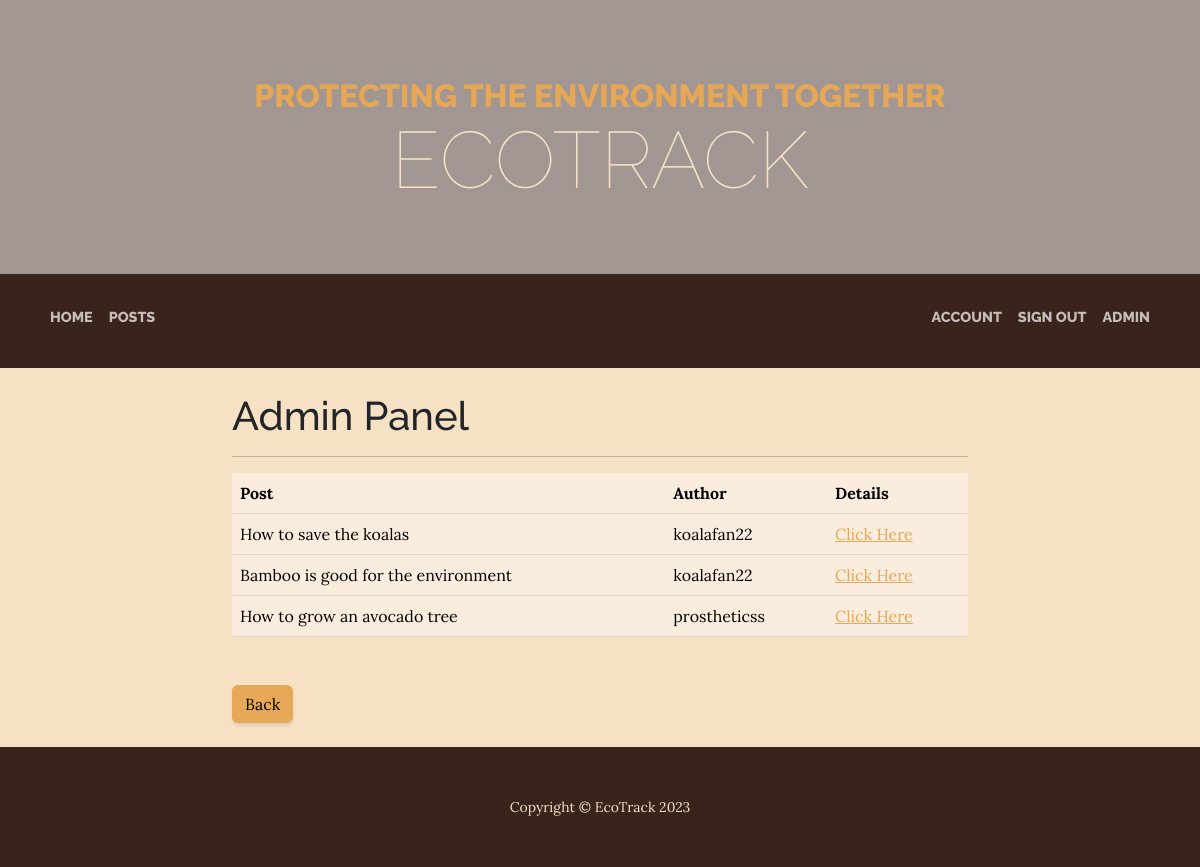
The app's page /admin/posts/index.php (signed in), older data.
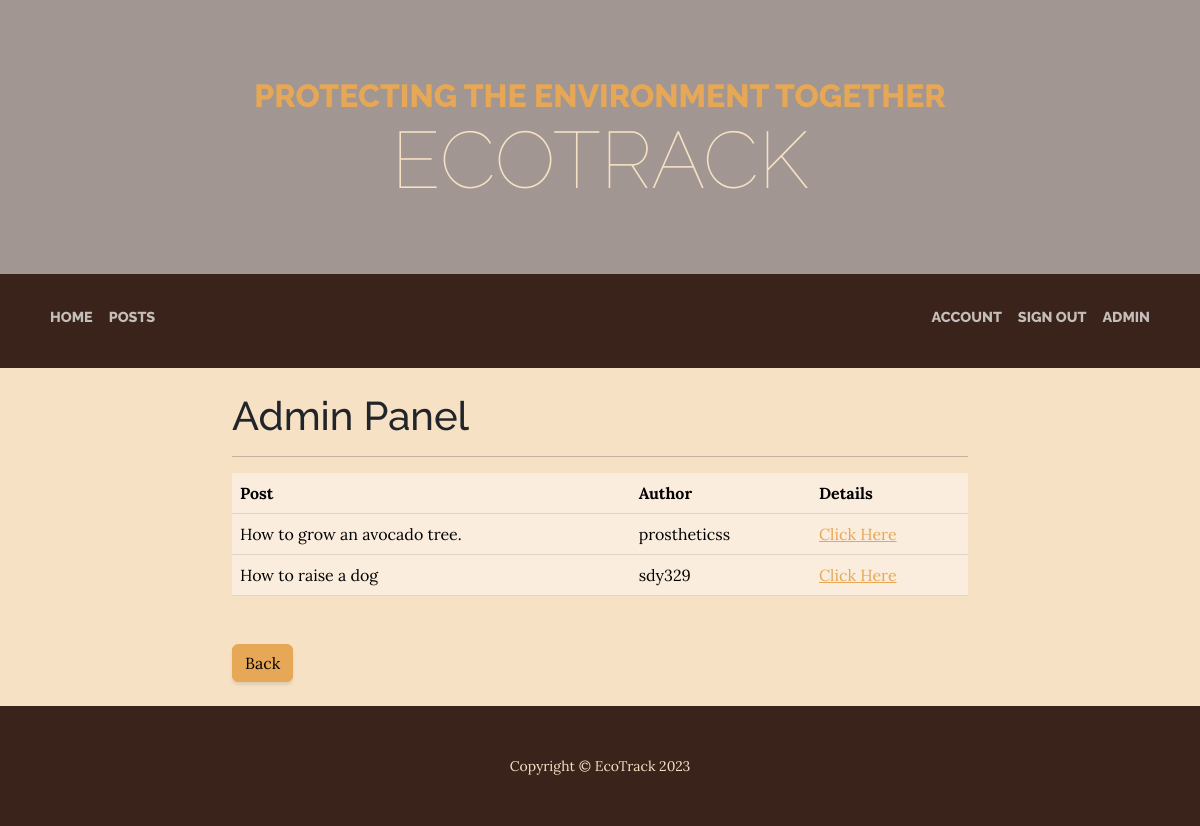
The same page, newer data.
### tables this page shows
CREATE TABLE `posts` (
  `ID` int(10) UNSIGNED NOT NULL,
  `userID` int(10) UNSIGNED DEFAULT NULL,
  `title` varchar(100) DEFAULT NULL,
  `content` longtext DEFAULT NULL,
  `postedDateTime` datetime DEFAULT NULL
);

CREATE TABLE `users` (
  `ID` int(10) UNSIGNED NOT NULL,
  `username` varchar(48) NOT NULL,
  `email` varchar(254) NOT NULL,
  `password` varchar(254) NOT NULL
);

### public/global.php (called while the page is built, shortened)
<?php
function query($query, $data){
    $stmt = __DB__->prepare($query);
    $stmt->execute($data);
    return $stmt;
}
function getPosts(){
    $posts = query('SELECT * FROM posts', [])->fetchAll();
    return $posts;
}
function getAuthor($id){
    $author = query('SELECT username FROM users WHERE ID = ?', [$id])->fetch()['username'];
    return $author;
}
function getPost($id){
    $post = query('SELECT * FROM posts WHERE ID = ?', [$id])->fetch();
    return $post;
}

### public/admin/posts/index.php (the view, shortened to what this page needs)
<?php
require_once('../../global.php');
$posts = getPosts();
?>
<!DOCTYPE html>
<html lang="en">
<head>
    <link href="../../css/styles.css" rel="stylesheet" />
</head>
<body>
    <header>
        <h1 class="site-heading text-center text-faded d-none d-lg-block">
            <span class="site-heading-upper text-primary mb-3">Protecting the environment together</span>
            <span class="site-heading-lower">EcoTrack</span>
        </h1>
    </header>
    <nav class="navbar navbar-expand-lg navbar-dark py-lg-4" id="mainNav">
        <div class="container">
            <div class="d-flex align-items-center">
                <ul class="navbar-nav">
                    <li class="nav-item mb-2"><a class="nav-link text-uppercase" href="../../index.php">Home</a></li>
                    <li class="nav-item mb-2"><a class="nav-link text-uppercase" href="../../posts.php">Posts</a></li>
                </ul>
            </div>
            <?php if(isset($_SESSION['id'])){
                echo '
                <div class="justify-content-end" id="navbarSupportedContent">
                <ul class="navbar-nav">
                    <li class="nav-item mb-2"><a class="nav-link text-uppercase" href="../../account/index.php?id='.$_SESSION['id'].'">Account</a></li>
                    <li class="nav-item mb-2"><a class="nav-link text-uppercase" href="../../signout.php">Sign Out</a></li>
                    ';
                if($_SESSION['admin'] == true) echo '<li class="nav-item mb-2"><a class="nav-link text-uppercase" href="../index.php">Admin</a></li>';
                echo '</ul>
                </div>';
            }
            ?>
        </div>
    </nav>
    <section class="bg-faded">
        <div class="container">
            <div class="row">
                <div class="col-lg-8 col-md-10 mx-auto">
                    <br/>
                    <h1>Admin Panel</h1>
                    <hr/>
                    <table class="mb-4 table table-primary">
                        <tr>
                            <th>Post</th>
                            <th>Author</th>
                            <th>Details</th>
                        </tr>
                        <?php foreach($posts as $post) {
                            $post = getPost($post['ID']);
                            $username = getAuthor($post['userID']);
                            echo '<tr>
                                <td>' . $post['title'] . '</td>
                                <td>' . $username . '</td>
                                <td><a href="detail.php?id='.$post['ID'].'">Click Here</a></td>
                            </tr>';
                        }?>
                    </table>
                    <br/>
                    <a href="../index.php"><button class="btn btn-primary">Back</button></a>
                    <br/><br/>
                </div>
            </div>
        </div>
    </section>
    <footer class="footer text-faded text-center py-5">
        <div class="container">
            <p class="m-0 small">Copyright &copy; EcoTrack 2023</p>
        </div>
    </footer>
</body>
</html>

Row changes from the older to the newer data that the page shows:
removed posts: title "How to save the koalas", userID.username "koalafan22"
removed posts: title "Bamboo is good for the environment", userID.username "koalafan22"
changed posts "prostheticss": title "How to grow an avocado tree" → "How to grow an avocado tree."
added posts: title "How to raise a dog", userID.username "sdy329"
